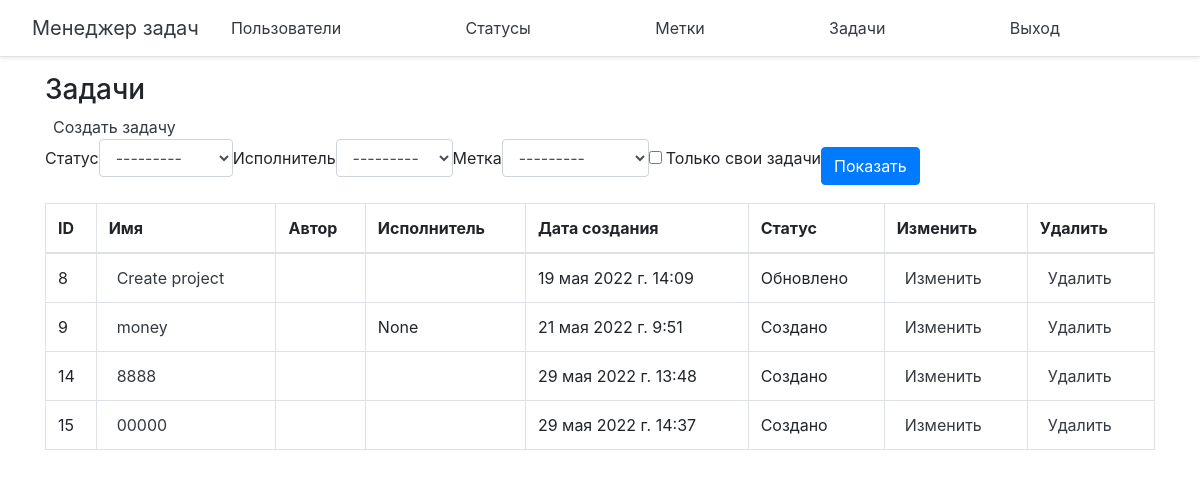
/tasks/ (signed in), run on an earlier commit of the app's database.
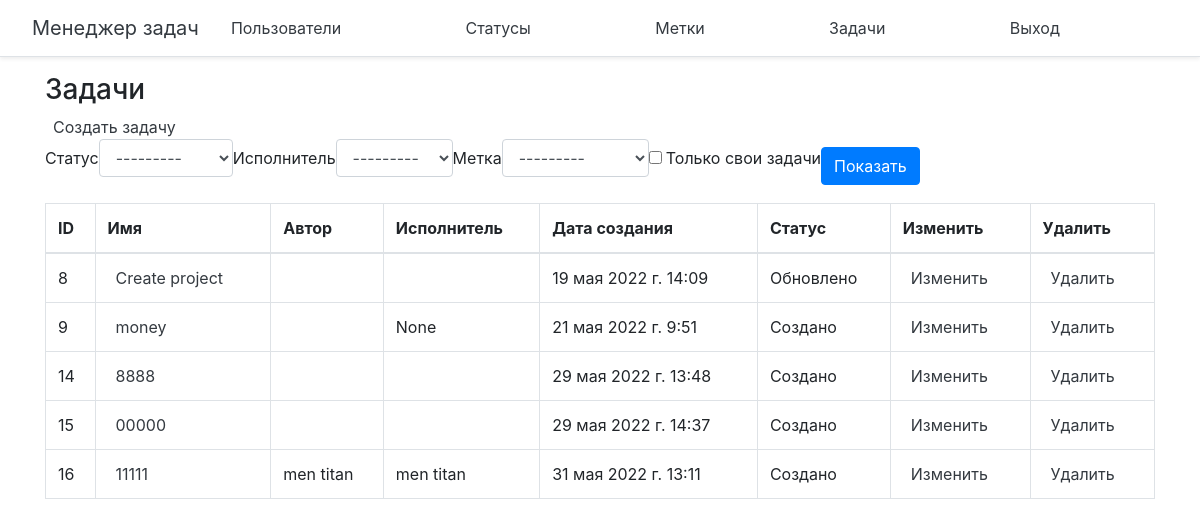
And on a later commit of the database.
### app/models.py (models this page shows, shortened)
class Task(models.Model):
    name = models.CharField(verbose_name=_('task_name'), max_length=30)
    author = models.ForeignKey(get_user_model(), on_delete=models.PROTECT,
                               related_name='author',
                               verbose_name=_('author'),
                               blank=True, null=True)
    executor = models.ForeignKey(get_user_model(), on_delete=models.PROTECT,
                                 related_name='executor',
                                 verbose_name=_('executor'),
                                 blank=True, null=True)
    status = models.ForeignKey(Status, on_delete=models.PROTECT,
                               related_name='status',
                               verbose_name=_('status'),
                               blank=True, null=True)
    labels = models.ManyToManyField(Label, related_name='labels',
                                    verbose_name=_('labels'),
                                    blank=True)
    created_at = models.DateTimeField(
        default=timezone.now, verbose_name=_('created_at')
    )
    description = models.TextField(
        verbose_name=_('description'), blank=True
    )
    end_date = models.DateTimeField(blank=True, null=True)

class Status(models.Model):
    name = models.CharField(_('status name'), max_length=30)
    def __str__(self):
        return self.name

class User(AbstractUser):
    def __str__(self):
        return self.get_full_name()

### app/views.py (the view)
# urls.py: path('tasks/', TaskList.as_view(), name='tasks'),
class TaskList(LoginRequiredMixin, FilterView):
    model = Task
    filterset_class = TaskFilter
    template_name = 'tasks/tasks.html'
    context_object_name = 'tasks'

### app/models.py (called while the page is built)
    def __str__(self):
        return self.name

### task_manager/templates/tasks/tasks.html (shortened to what this page needs)
{% extends 'base.html' %}
{% load bootstrap4 %}
{% load i18n %}
{% block content %}
<h3>{% trans "tasks" %}</h3>
<div>
  <div>
    <a class="p-2 text-dark" href="{% url 'create_task'%}">{% trans "create task" %}</a>
  </div>
  <div>
    <form class="form-inline center" style="margin-bottom: 10px" method="get">
      {% bootstrap_field filter.form.status field_class='ml-2 mr-3' %}
      {% bootstrap_field filter.form.executor field_class='mr-3 ml-2' %}
      {% bootstrap_field filter.form.label field_class='mr-3 ml-2' %}
      {% bootstrap_field filter.form.self_tasks field_class='mr-3 ml-2' %}
      <input class="btn btn-primary" type="submit" value="{% translate 'Show' %}">
    </form>
  </div>
  <table class='table table-hover table-bordered'>
    <thead>
    <tr>
      <th scope="col">ID</th>
      <th scope="col">{% trans 'task_name' %}</th>
      <th scope="col">{% trans 'author' %}</th>
      <th scope="col">{% trans 'executor' %}</th>
      <th scope="col">{% trans 'created_at' %}</th>
      <th scope="col">{% trans 'status' %}</th>
      <th scope="col">{% trans 'edit' %}</th>
      <th scope="col">{% trans 'delete' %}</th>
    </tr>
    </thead>
    <tbody>
    {% for task in tasks %}
      <tr>
        <td>{{task.id}}</td>
        <td><a class="p-2 text-dark" href="{% url 'detail_task' task.id %}">{{ task.name }}</a></td>
        <td>{{task.author}}</td>
        <td>{{task.executor}}</td>
        <td>{{task.created_at}}</td>
        <td>{{task.status}}</td>
        <td>
           <a class="p-2 text-dark" href="{% url 'update_task' task.id %}">{% trans "edit" %}</a>
        </td>
        <td>
           <a class="p-2 text-dark" href="{% url 'delete_task' task.id %}">{% trans "delete" %}</a>
        </td>
      </tr>
    {% endfor %}
    </tbody>
  </table>
</div>
{% endblock %}

### task_manager/templates/base.html (shortened to what this page needs)
<!DOCTYPE html>
{% load bootstrap4 %}
{% bootstrap_css %}
{% load i18n %}
<html lang="en">
<head>
</head>
<body>
<div class="d-flex flex-column flex-md-row align-items-center p-3 px-md-4 mb-3 bg-white border-bottom shadow-sm">
  <h5 class="my-0 mr-md-3 font-weight-normal">
    <a class="p-2 text-dark" href="{% url 'index' %}">{% trans "Task Manager" %}</a>
  </h5>
  <nav class="my-0 mr-md-auto mr-md-3">
    <a class="p-2 text-dark" href="{% url 'users' %}">{% trans "Users" %}</a>
  </nav>
  {% if not user.is_authenticated %}
  <nav class="my-0 mr-md-auto mr-md-3">
    <a class="p-2 text-dark" href="{% url 'register' %}">{% trans "Register" %}</a>
  </nav>
  <nav class="my-0 mr-md-auto mr-md-3">
    <a class="p-2 text-dark" href="{% url 'login' %}">{% trans "Login_user" %}</a>
  </nav>
  {% else %}
  <nav class="my-0 mr-md-auto mr-md-3">
    <a class="p-2 text-dark" href="{% url 'statuses' %}">{% trans "statuses" %}</a>
  </nav>
  <nav class="my-0 mr-md-auto mr-md-3">
    <a class="p-2 text-dark" href="{% url 'labels' %}">{% trans "labels" %}</a>
  </nav>
  <nav class="my-0 mr-md-auto mr-md-3">
    <a class="p-2 text-dark" href="{% url 'tasks' %}">{% trans "tasks" %}</a>
  </nav>
  <nav class="my-0 mr-md-auto mr-md-3">
    <a class="p-2 text-dark" href="{% url 'logout' %}">{% trans "Logout" %}</a>
  </nav>
  {% endif %}
</div>
    <div class="container">
    {% block content %}
    {% endblock %}
    </div>
</body>
</html>

What changed in the data, as far as the page shows it:
added Task: id "16", name "11111", author "men titan", executor "men titan", created_at "31 мая 2022 г. 13:11", status "Создано"
